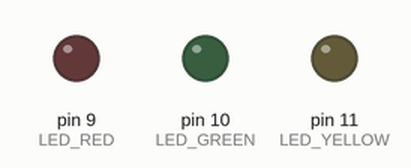
Simulated run of this sketch. Board: Arduino Uno, built with avr-gcc and run on an emulated ATmega328P. On the bench: output pins drawn as LEDs (lit = HIGH).

Above: at 1.5 s.
At 5.5 s:
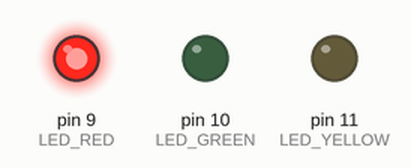
At 8.5 s:
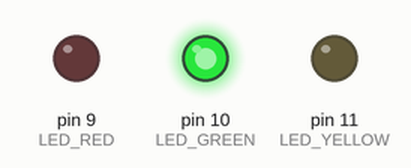
Timing chart, 0 to 11.7 s (numbered marks = the images above):
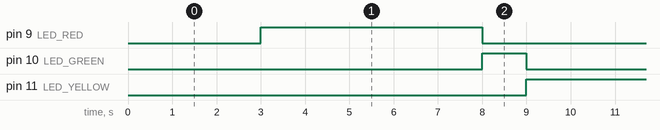

The sketch:

sketch_jun16a.ino
```cpp
int LED_RED = 9, LED_GREEN = 10, LED_YELLOW = 11;
void RED(int delay_);
void GREEN(int delay_);
void YELLOW(int delay_);
void setup(){
  pinMode(LED_RED, OUTPUT);
  pinMode(LED_GREEN, OUTPUT);
  pinMode(LED_YELLOW, OUTPUT);
}
void loop(){
  RED(3000);
  GREEN(5000);
  YELLOW(1000);

}
void RED(int delay_){
  delay(delay_);
  digitalWrite(LED_RED, HIGH);
  digitalWrite(LED_GREEN, LOW);
  digitalWrite(LED_YELLOW, LOW);
}
void GREEN(int delay_){
  delay(delay_);
  digitalWrite(LED_RED, LOW);
  digitalWrite(LED_GREEN, HIGH);
  digitalWrite(LED_YELLOW, LOW);
}
void YELLOW(int delay_){
  delay(delay_);
  digitalWrite(LED_RED, LOW);
  digitalWrite(LED_GREEN, LOW);
  digitalWrite(LED_YELLOW, HIGH);

}
```

Measured:
- by itself, pin 9 (LED_RED): alternates HIGH for 5.0 s and LOW for 4.0 s
- by itself, pin 10 (LED_GREEN): alternates HIGH for 1.0 s and LOW for 8.0 s
- by itself, pin 11 (LED_YELLOW): alternates HIGH for 3.0 s and LOW for 6.0 s
